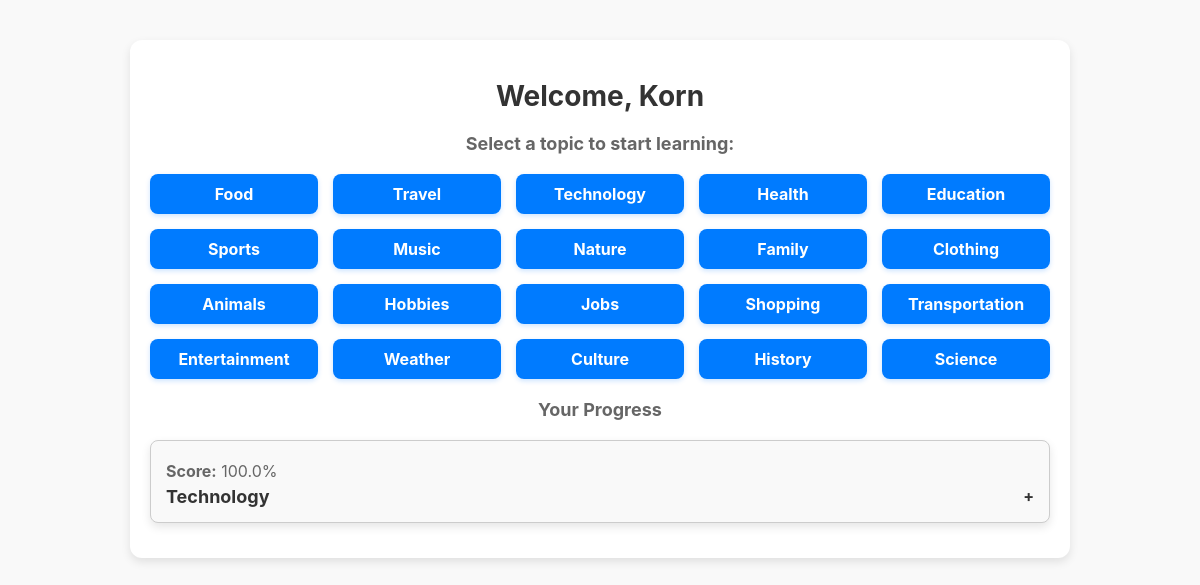
Before: /dashboard (signed in) with the older database file.
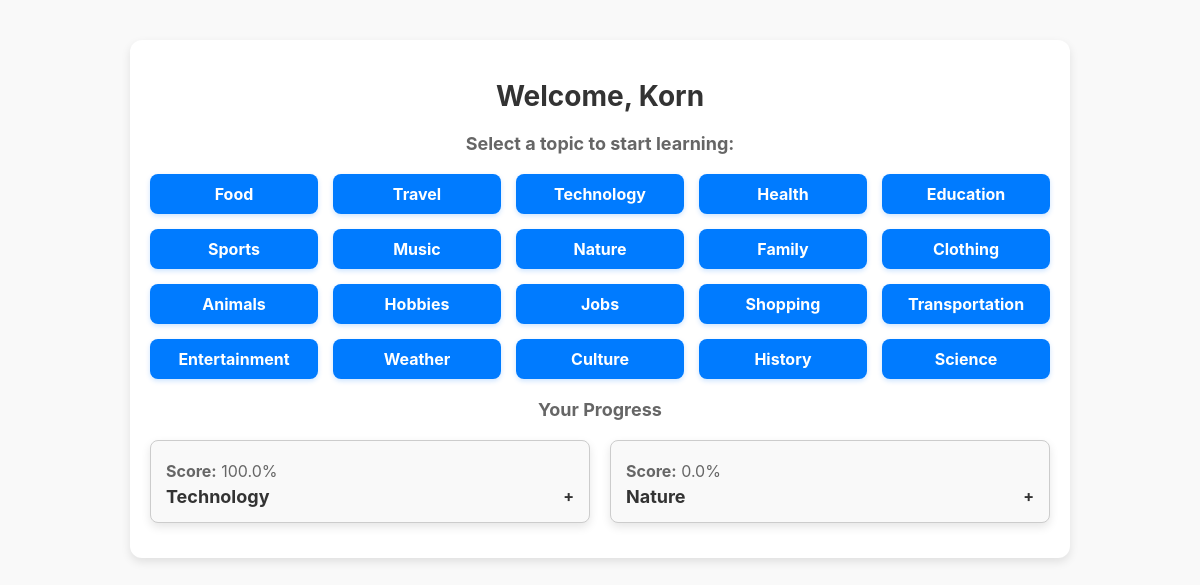
After: the same page with the newer database file.
### models.py (models this page shows)
class Topic(db.Model):
    id = db.Column(db.Integer, primary_key=True)
    name = db.Column(db.String(120), nullable=False)

class Progress(db.Model):
    id = db.Column(db.Integer, primary_key=True)
    user_id = db.Column(db.Integer, db.ForeignKey('user.id'), nullable=False)
    topic_id = db.Column(db.Integer, db.ForeignKey('topic.id'), nullable=False)
    learned_words = db.Column(db.Text, nullable=False)
    score = db.Column(db.Float, nullable=False)

### app.py (the view)
@app.route("/dashboard")
def dashboard():
    if "user_id" not in session:
        return redirect(url_for("login"))
    topics = Topic.query.all()
    user_id = session["user_id"]
    progress_list = [
        {
            "topic_id": topic.id,
            "topic": topic.name,
            "score": progress.score if progress else 0,
            "learned_words": [
                {"word": word.word, "translation": word.translation}
                for word in
                Word.query.filter(Word.topic_id == topic.id, Word.word.in_(progress.learned_words.split(","))).all()
            ] if progress and progress.learned_words else []
        }
        for topic in topics
        if (progress := Progress.query.filter_by(user_id=user_id, topic_id=topic.id).first())
    ]
    return render_template("dashboard.html", topics=topics, progress_list=progress_list)

### templates/dashboard.html (shortened to what this page needs)
<!DOCTYPE html>
<html lang="en">
<head>
    <link rel="stylesheet" href="/static/style.css">
</head>
<body>
    <div class="container">
        <h1>Welcome, {{ session['username'] }}</h1>
        <h2>Select a topic to start learning:</h2>
        <div class="topics-grid">
            {% for topic in topics %}
            <a href="/study/{{ topic.id }}" class="btn">{{ topic.name }}</a>
            {% endfor %}
        </div>
        <h2>Your Progress</h2>
        {% if progress_list %}
        <div class="progress-container">
            {% for progress in progress_list %}
            <div class="progress-card" onclick="toggleProgress(this)">
                <p><strong>Score:</strong> {{ progress.score | round(0) }}%</p>
                <div class="progress-header">
                    <span>{{ progress.topic }}</span>
                    <span class="toggle-icon">+</span>
                </div>
            </div>
            {% endfor %}
        </div>
        {% else %}
        <p>No progress yet. Start studying to track your progress!</p>
        {% endif %}
    </div>
</body>
</html>

Changed rows visible on the page:
added Progress: score "0.0"
Other visible differences:
new list line: "Score: % +"
new list line: "Nature"
